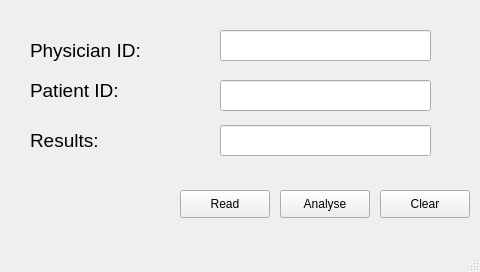
<?xml version="1.0" encoding="UTF-8"?>
<ui version="4.0">
 <class>MainWindow</class>
 <widget class="QMainWindow" name="MainWindow">
  <property name="geometry">
   <rect>
    <x>0</x>
    <y>0</y>
    <width>480</width>
    <height>272</height>
   </rect>
  </property>
  <property name="sizePolicy">
   <sizepolicy hsizetype="Maximum" vsizetype="Maximum">
    <horstretch>0</horstretch>
    <verstretch>0</verstretch>
   </sizepolicy>
  </property>
  <property name="minimumSize">
   <size>
    <width>480</width>
    <height>272</height>
   </size>
  </property>
  <property name="maximumSize">
   <size>
    <width>480</width>
    <height>272</height>
   </size>
  </property>
  <property name="sizeIncrement">
   <size>
    <width>480</width>
    <height>272</height>
   </size>
  </property>
  <property name="windowTitle">
   <string>MainWindow</string>
  </property>
  <widget class="QWidget" name="centralwidget">
   <widget class="QLabel" name="physicianLabel">
    <property name="geometry">
     <rect>
      <x>30</x>
      <y>40</y>
      <width>181</width>
      <height>21</height>
     </rect>
    </property>
    <property name="font">
     <font>
      <pointsize>14</pointsize>
      <weight>50</weight>
      <bold>false</bold>
     </font>
    </property>
    <property name="autoFillBackground">
     <bool>false</bool>
    </property>
    <property name="text">
     <string>Physician ID:</string>
    </property>
    <property name="alignment">
     <set>Qt::AlignLeading|Qt::AlignLeft|Qt::AlignVCenter</set>
    </property>
   </widget>
   <widget class="QLabel" name="patientLabel">
    <property name="geometry">
     <rect>
      <x>30</x>
      <y>80</y>
      <width>181</width>
      <height>21</height>
     </rect>
    </property>
    <property name="font">
     <font>
      <pointsize>14</pointsize>
     </font>
    </property>
    <property name="text">
     <string>Patient ID:</string>
    </property>
    <property name="alignment">
     <set>Qt::AlignLeading|Qt::AlignLeft|Qt::AlignVCenter</set>
    </property>
   </widget>
   <widget class="QLabel" name="resultsLabel">
    <property name="geometry">
     <rect>
      <x>30</x>
      <y>130</y>
      <width>181</width>
      <height>21</height>
     </rect>
    </property>
    <property name="palette">
     <palette>
      <active>
       <colorrole role="WindowText">
        <brush brushstyle="SolidPattern">
         <color alpha="255">
          <red>0</red>
          <green>0</green>
          <blue>0</blue>
         </color>
        </brush>
       </colorrole>
       <colorrole role="Button">
        <brush brushstyle="SolidPattern">
         <color alpha="255">
          <red>255</red>
          <green>255</green>
          <blue>255</blue>
         </color>
        </brush>
       </colorrole>
       <colorrole role="Light">
        <brush brushstyle="SolidPattern">
         <color alpha="255">
          <red>255</red>
          <green>255</green>
          <blue>255</blue>
         </color>
        </brush>
       </colorrole>
       <colorrole role="Midlight">
        <brush brushstyle="SolidPattern">
         <color alpha="255">
          <red>255</red>
          <green>255</green>
          <blue>255</blue>
         </color>
        </brush>
       </colorrole>
       <colorrole role="Dark">
        <brush brushstyle="SolidPattern">
         <color alpha="255">
          <red>127</red>
          <green>127</green>
          <blue>127</blue>
         </color>
        </brush>
       </colorrole>
       <colorrole role="Mid">
        <brush brushstyle="SolidPattern">
         <color alpha="255">
          <red>170</red>
          <green>170</green>
          <blue>170</blue>
         </color>
        </brush>
       </colorrole>
       <colorrole role="Text">
        <brush brushstyle="SolidPattern">
         <color alpha="255">
          <red>0</red>
          <green>0</green>
          <blue>0</blue>
         </color>
        </brush>
       </colorrole>
       <colorrole role="BrightText">
        <brush brushstyle="SolidPattern">
         <color alpha="255">
          <red>255</red>
          <green>255</green>
          <blue>255</blue>
         </color>
        </brush>
       </colorrole>
       <colorrole role="ButtonText">
        <brush brushstyle="SolidPattern">
         <color alpha="255">
          <red>0</red>
          <green>0</green>
          <blue>0</blue>
         </color>
        </brush>
       </colorrole>
       <colorrole role="Base">
        <brush brushstyle="SolidPattern">
         <color alpha="255">
          <red>255</red>
          <green>255</green>
          <blue>255</blue>
         </color>
        </brush>
       </colorrole>
       <colorrole role="Window">
        <brush brushstyle="SolidPattern">
         <color alpha="255">
          <red>255</red>
          <green>255</green>
          <blue>255</blue>
         </color>
        </brush>
       </colorrole>
       <colorrole role="Shadow">
        <brush brushstyle="SolidPattern">
         <color alpha="255">
          <red>0</red>
          <green>0</green>
          <blue>0</blue>
         </color>
        </brush>
       </colorrole>
       <colorrole role="AlternateBase">
        <brush brushstyle="SolidPattern">
         <color alpha="255">
          <red>255</red>
          <green>255</green>
          <blue>255</blue>
         </color>
        </brush>
       </colorrole>
       <colorrole role="ToolTipBase">
        <brush brushstyle="SolidPattern">
         <color alpha="255">
          <red>255</red>
          <green>255</green>
          <blue>220</blue>
         </color>
        </brush>
       </colorrole>
       <colorrole role="ToolTipText">
        <brush brushstyle="SolidPattern">
         <color alpha="255">
          <red>0</red>
          <green>0</green>
          <blue>0</blue>
         </color>
        </brush>
       </colorrole>
       <colorrole role="PlaceholderText">
        <brush brushstyle="SolidPattern">
         <color alpha="128">
          <red>0</red>
          <green>0</green>
          <blue>0</blue>
         </color>
        </brush>
       </colorrole>
      </active>
      <inactive>
       <colorrole role="WindowText">
        <brush brushstyle="SolidPattern">
         <color alpha="255">
          <red>0</red>
          <green>0</green>
          <blue>0</blue>
         </color>
        </brush>
       </colorrole>
       <colorrole role="Button">
        <brush brushstyle="SolidPattern">
         <color alpha="255">
          <red>255</red>
          <green>255</green>
          <blue>255</blue>
         </color>
        </brush>
       </colorrole>
       <colorrole role="Light">
        <brush brushstyle="SolidPattern">
         <color alpha="255">
          <red>255</red>
          <green>255</green>
          <blue>255</blue>
         </color>
        </brush>
       </colorrole>
       <colorrole role="Midlight">
        <brush brushstyle="SolidPattern">
         <color alpha="255">
          <red>255</red>
          <green>255</green>
          <blue>255</blue>
         </color>
        </brush>
       </colorrole>
       <colorrole role="Dark">
        <brush brushstyle="SolidPattern">
         <color alpha="255">
          <red>127</red>
          <green>127</green>
          <blue>127</blue>
         </color>
        </brush>
       </colorrole>
       <colorrole role="Mid">
        <brush brushstyle="SolidPattern">
         <color alpha="255">
          <red>170</red>
          <green>170</green>
          <blue>170</blue>
         </color>
        </brush>
       </colorrole>
       <colorrole role="Text">
        <brush brushstyle="SolidPattern">
         <color alpha="255">
          <red>0</red>
          <green>0</green>
          <blue>0</blue>
         </color>
        </brush>
       </colorrole>
       <colorrole role="BrightText">
        <brush brushstyle="SolidPattern">
         <color alpha="255">
          <red>255</red>
          <green>255</green>
          <blue>255</blue>
         </color>
        </brush>
       </colorrole>
       <colorrole role="ButtonText">
        <brush brushstyle="SolidPattern">
         <color alpha="255">
          <red>0</red>
          <green>0</green>
          <blue>0</blue>
         </color>
        </brush>
       </colorrole>
       <colorrole role="Base">
        <brush brushstyle="SolidPattern">
         <color alpha="255">
          <red>255</red>
          <green>255</green>
          <blue>255</blue>
         </color>
        </brush>
       </colorrole>
       <colorrole role="Window">
        <brush brushstyle="SolidPattern">
         <color alpha="255">
          <red>255</red>
          <green>255</green>
          <blue>255</blue>
         </color>
        </brush>
       </colorrole>
       <colorrole role="Shadow">
        <brush brushstyle="SolidPattern">
         <color alpha="255">
          <red>0</red>
          <green>0</green>
          <blue>0</blue>
         </color>
        </brush>
       </colorrole>
       <colorrole role="AlternateBase">
        <brush brushstyle="SolidPattern">
         <color alpha="255">
          <red>255</red>
          <green>255</green>
          <blue>255</blue>
         </color>
        </brush>
       </colorrole>
       <colorrole role="ToolTipBase">
        <brush brushstyle="SolidPattern">
         <color alpha="255">
          <red>255</red>
          <green>255</green>
          <blue>220</blue>
         </color>
        </brush>
       </colorrole>
       <colorrole role="ToolTipText">
        <brush brushstyle="SolidPattern">
         <color alpha="255">
          <red>0</red>
          <green>0</green>
          <blue>0</blue>
         </color>
        </brush>
       </colorrole>
       <colorrole role="PlaceholderText">
        <brush brushstyle="SolidPattern">
         <color alpha="128">
          <red>0</red>
          <green>0</green>
          <blue>0</blue>
         </color>
        </brush>
       </colorrole>
      </inactive>
      <disabled>
       <colorrole role="WindowText">
        <brush brushstyle="SolidPattern">
         <color alpha="255">
          <red>127</red>
          <green>127</green>
          <blue>127</blue>
         </color>
        </brush>
       </colorrole>
       <colorrole role="Button">
        <brush brushstyle="SolidPattern">
         <color alpha="255">
          <red>255</red>
          <green>255</green>
          <blue>255</blue>
         </color>
        </brush>
       </colorrole>
       <colorrole role="Light">
        <brush brushstyle="SolidPattern">
         <color alpha="255">
          <red>255</red>
          <green>255</green>
          <blue>255</blue>
         </color>
        </brush>
       </colorrole>
       <colorrole role="Midlight">
        <brush brushstyle="SolidPattern">
         <color alpha="255">
          <red>255</red>
          <green>255</green>
          <blue>255</blue>
         </color>
        </brush>
       </colorrole>
       <colorrole role="Dark">
        <brush brushstyle="SolidPattern">
         <color alpha="255">
          <red>127</red>
          <green>127</green>
          <blue>127</blue>
         </color>
        </brush>
       </colorrole>
       <colorrole role="Mid">
        <brush brushstyle="SolidPattern">
         <color alpha="255">
          <red>170</red>
          <green>170</green>
          <blue>170</blue>
         </color>
        </brush>
       </colorrole>
       <colorrole role="Text">
        <brush brushstyle="SolidPattern">
         <color alpha="255">
          <red>127</red>
          <green>127</green>
          <blue>127</blue>
         </color>
        </brush>
       </colorrole>
       <colorrole role="BrightText">
        <brush brushstyle="SolidPattern">
         <color alpha="255">
          <red>255</red>
          <green>255</green>
          <blue>255</blue>
         </color>
        </brush>
       </colorrole>
       <colorrole role="ButtonText">
        <brush brushstyle="SolidPattern">
         <color alpha="255">
          <red>127</red>
          <green>127</green>
          <blue>127</blue>
         </color>
        </brush>
       </colorrole>
       <colorrole role="Base">
        <brush brushstyle="SolidPattern">
         <color alpha="255">
          <red>255</red>
          <green>255</green>
          <blue>255</blue>
         </color>
        </brush>
       </colorrole>
       <colorrole role="Window">
        <brush brushstyle="SolidPattern">
         <color alpha="255">
          <red>255</red>
          <green>255</green>
          <blue>255</blue>
         </color>
        </brush>
       </colorrole>
       <colorrole role="Shadow">
        <brush brushstyle="SolidPattern">
         <color alpha="255">
          <red>0</red>
          <green>0</green>
          <blue>0</blue>
         </color>
        </brush>
       </colorrole>
       <colorrole role="AlternateBase">
        <brush brushstyle="SolidPattern">
         <color alpha="255">
          <red>255</red>
          <green>255</green>
          <blue>255</blue>
         </color>
        </brush>
       </colorrole>
       <colorrole role="ToolTipBase">
        <brush brushstyle="SolidPattern">
         <color alpha="255">
          <red>255</red>
          <green>255</green>
          <blue>220</blue>
         </color>
        </brush>
       </colorrole>
       <colorrole role="ToolTipText">
        <brush brushstyle="SolidPattern">
         <color alpha="255">
          <red>0</red>
          <green>0</green>
          <blue>0</blue>
         </color>
        </brush>
       </colorrole>
       <colorrole role="PlaceholderText">
        <brush brushstyle="SolidPattern">
         <color alpha="128">
          <red>0</red>
          <green>0</green>
          <blue>0</blue>
         </color>
        </brush>
       </colorrole>
      </disabled>
     </palette>
    </property>
    <property name="font">
     <font>
      <pointsize>14</pointsize>
     </font>
    </property>
    <property name="text">
     <string>Results:</string>
    </property>
    <property name="alignment">
     <set>Qt::AlignLeading|Qt::AlignLeft|Qt::AlignVCenter</set>
    </property>
    <property name="wordWrap">
     <bool>false</bool>
    </property>
   </widget>
   <widget class="QPushButton" name="analyse">
    <property name="geometry">
     <rect>
      <x>280</x>
      <y>190</y>
      <width>90</width>
      <height>28</height>
     </rect>
    </property>
    <property name="text">
     <string>Analyse</string>
    </property>
   </widget>
   <widget class="QPushButton" name="clear">
    <property name="geometry">
     <rect>
      <x>380</x>
      <y>190</y>
      <width>90</width>
      <height>28</height>
     </rect>
    </property>
    <property name="text">
     <string>Clear</string>
    </property>
   </widget>
   <widget class="QLineEdit" name="patientField">
    <property name="geometry">
     <rect>
      <x>220</x>
      <y>80</y>
      <width>211</width>
      <height>31</height>
     </rect>
    </property>
    <property name="font">
     <font>
      <pointsize>14</pointsize>
      <weight>75</weight>
      <bold>true</bold>
     </font>
    </property>
    <property name="alignment">
     <set>Qt::AlignCenter</set>
    </property>
    <property name="readOnly">
     <bool>true</bool>
    </property>
   </widget>
   <widget class="QLineEdit" name="physicianField">
    <property name="geometry">
     <rect>
      <x>220</x>
      <y>30</y>
      <width>211</width>
      <height>31</height>
     </rect>
    </property>
    <property name="font">
     <font>
      <pointsize>14</pointsize>
      <weight>75</weight>
      <bold>true</bold>
     </font>
    </property>
    <property name="alignment">
     <set>Qt::AlignCenter</set>
    </property>
    <property name="readOnly">
     <bool>true</bool>
    </property>
   </widget>
   <widget class="QLineEdit" name="resultsField">
    <property name="geometry">
     <rect>
      <x>220</x>
      <y>125</y>
      <width>211</width>
      <height>31</height>
     </rect>
    </property>
    <property name="font">
     <font>
      <pointsize>14</pointsize>
      <weight>75</weight>
      <bold>true</bold>
     </font>
    </property>
    <property name="alignment">
     <set>Qt::AlignCenter</set>
    </property>
    <property name="readOnly">
     <bool>true</bool>
    </property>
   </widget>
   <widget class="QPushButton" name="read">
    <property name="geometry">
     <rect>
      <x>180</x>
      <y>190</y>
      <width>90</width>
      <height>28</height>
     </rect>
    </property>
    <property name="text">
     <string>Read</string>
    </property>
   </widget>
  </widget>
  <widget class="QStatusBar" name="statusbar"/>
 </widget>
 <resources/>
 <connections/>
</ui>
